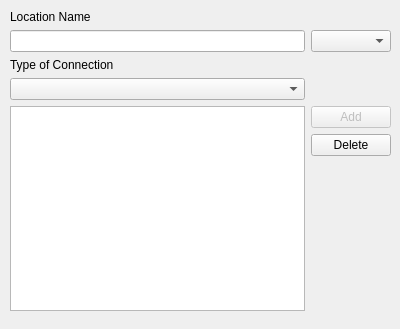
<ui version="4.0" >
 <class>GeneralSettingsWidget</class>
 <widget class="QWidget" name="GeneralSettingsWidget" >
  <property name="geometry" >
   <rect>
    <x>0</x>
    <y>0</y>
    <width>400</width>
    <height>329</height>
   </rect>
  </property>
  <property name="windowTitle" >
   <string>Form</string>
  </property>
  <widget class="QWidget" name="gridLayoutWidget" >
   <property name="geometry" >
    <rect>
     <x>10</x>
     <y>10</y>
     <width>381</width>
     <height>301</height>
    </rect>
   </property>
   <layout class="QGridLayout" name="gridLayout" >
    <item row="0" column="0" >
     <widget class="QLabel" name="m_profileNameLabel" >
      <property name="text" >
       <string>Location Name</string>
      </property>
     </widget>
    </item>
    <item row="3" column="0" >
     <widget class="QLabel" name="m_connectionTypeLabel" >
      <property name="text" >
       <string>Type of Connection</string>
      </property>
     </widget>
    </item>
    <item row="4" column="0" >
     <widget class="QComboBox" name="m_connectionType" />
    </item>
    <item row="5" column="0" >
     <widget class="QListView" name="m_priorityList" />
    </item>
    <item row="2" column="0" >
     <widget class="QLineEdit" name="m_profileName" />
    </item>
    <item row="2" column="1" >
     <widget class="QComboBox" name="m_profileType" />
    </item>
    <item row="5" column="1" >
     <layout class="QVBoxLayout" name="verticalLayout" >
      <item>
       <widget class="QPushButton" name="m_addButton" >
        <property name="enabled" >
         <bool>false</bool>
        </property>
        <property name="text" >
         <string>Add</string>
        </property>
       </widget>
      </item>
      <item>
       <widget class="QPushButton" name="m_deleteButton" >
        <property name="text" >
         <string>Delete</string>
        </property>
       </widget>
      </item>
      <item>
       <spacer name="verticalSpacer" >
        <property name="orientation" >
         <enum>Qt::Vertical</enum>
        </property>
        <property name="sizeHint" stdset="0" >
         <size>
          <width>20</width>
          <height>40</height>
         </size>
        </property>
       </spacer>
      </item>
     </layout>
    </item>
   </layout>
  </widget>
 </widget>
 <resources/>
 <connections/>
</ui>
